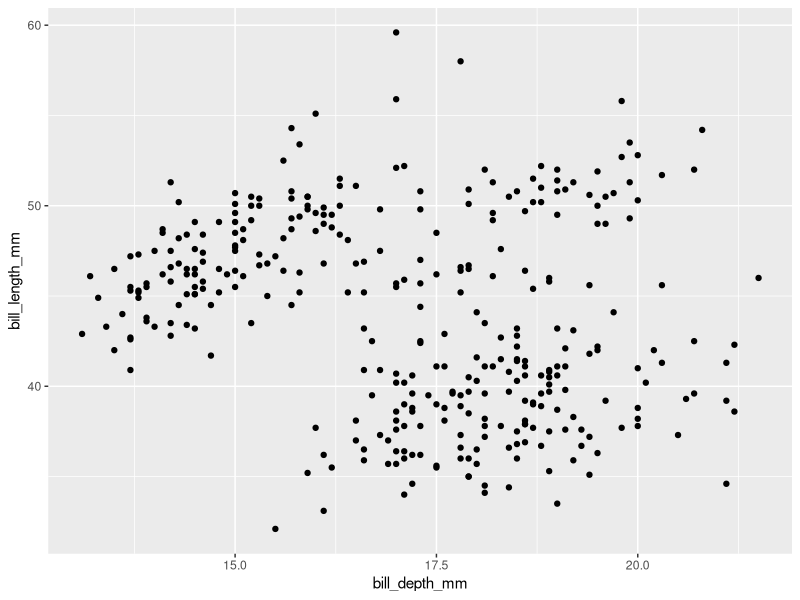

Generate this figure with R:

####Libraries
library(palmerpenguins)
library(tidyverse)

####Plot
ggplot(data=penguins,
       mapping = aes(x = bill_depth_mm,
                     y = bill_length_mm)) +
  geom_point()
